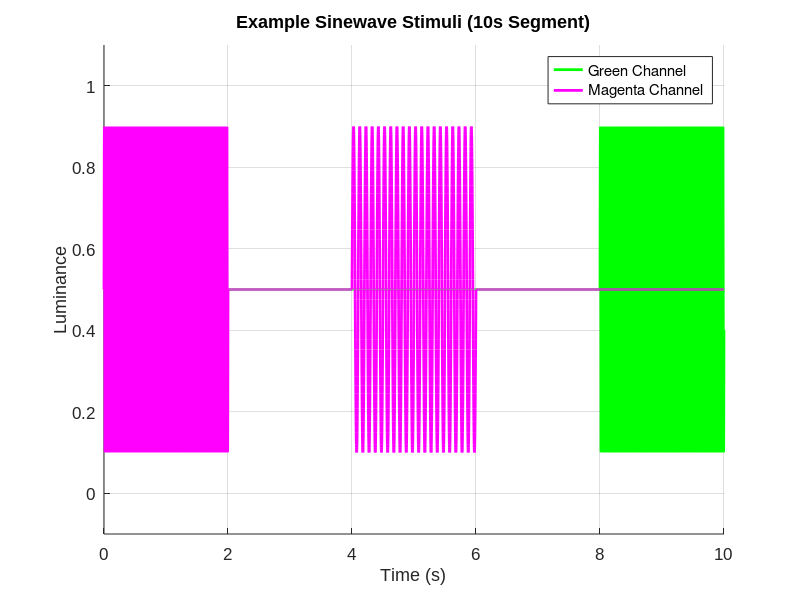
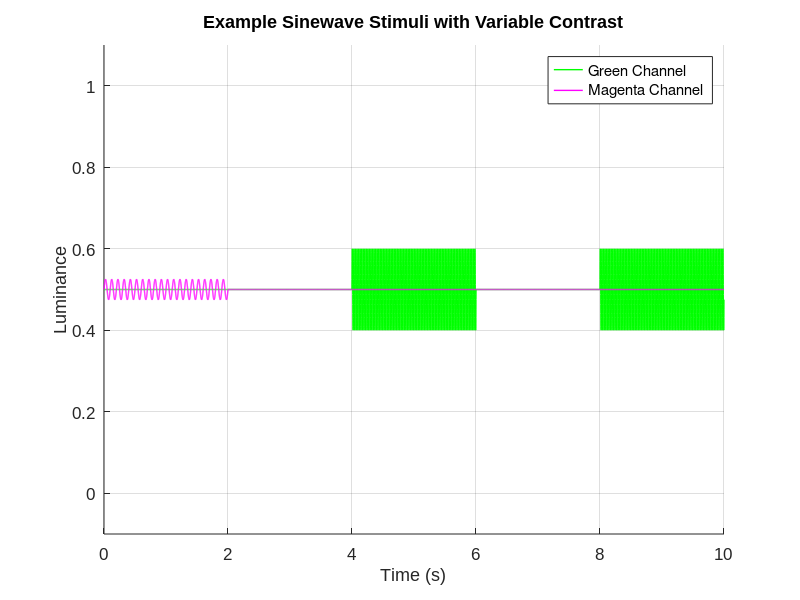

The MATLAB script that drew these images, in order:
% --- Parameters Definition ---

fs = 1000;                  % Sampling frequency in Hz
totalDuration = 10;         % Total duration of the plot in seconds
stimDuration = 2;           % Duration of each stimulus in seconds
isiDuration = 2;            % Duration of the inter-stimulus interval (mean luminance) in seconds
meanLuminance = 0.5;        % Mean luminance level (e.g., on a 0 to 1 scale)
amplitude = 0.4;            % Amplitude of the sinewave, must be <= meanLuminance to stay within [0,1]

% --- Stimulus properties ---
flickerFrequencies = [2, 10, 40]; % Possible frequencies for the sinewave in Hz

% --- Time Vector ---
t = 0:1/fs:totalDuration-1/fs; % Time vector for the entire duration

% --- Initialize Signal Vectors ---
% Start with both signals at mean luminance
greenSignal = ones(size(t)) * meanLuminance;
magentaSignal = ones(size(t)) * meanLuminance;

% --- Generate the Stimulus Sequence using a while loop ---
currentTime = 0; % Keeps track of the start time for the next stimulus block

fprintf('--- Stimulus Generation Log ---\n');

% Loop as long as the start of the next stimulus is within the total duration
while currentTime < totalDuration
    
    % --- Define start and end times for the current stimulus ---
    stimStartTime = currentTime;
    stimEndTime = stimStartTime + stimDuration;

    % --- Randomly select properties for the current stimulus ---
    currentFreq = flickerFrequencies(randi(length(flickerFrequencies)));
    flickeringColor = randi([1, 2]); % 1 for Green, 2 for Magenta

    % --- Define start and end points in array indices ---
    % Ensure the stimulus does not exceed the total duration
    startIdx = round(stimStartTime * fs) + 1;
    endIdx = round(min(stimEndTime, totalDuration) * fs);

    % --- Create the sinewave for the current stimulus ---
    currentStimDuration = (endIdx - startIdx + 1) / fs;
    stimulusTime = 0:1/fs:currentStimDuration-1/fs;
    sinewave = amplitude * sin(2 * pi * currentFreq * stimulusTime) + meanLuminance;

    % --- Assign the sinewave to the selected color channel ---
    if flickeringColor == 1 % Green flickers
        greenSignal(startIdx:endIdx) = sinewave;
        fprintf('Time %.1f-%.1fs: Green stimulus at %d Hz\n', stimStartTime, stimEndTime, currentFreq);
    else % Magenta flickers
        magentaSignal(startIdx:endIdx) = sinewave;
        fprintf('Time %.1f-%.1fs: Magenta stimulus at %d Hz\n', stimStartTime, stimEndTime, currentFreq);
    end

    % --- Update currentTime for the start of the next cycle ---
    currentTime = currentTime + stimDuration + isiDuration;
end

% --- Plotting the Stimuli ---
figure; % Create a new figure window
hold on; % Hold on to plot multiple lines on the same axes

plot(t, greenSignal, 'g', 'LineWidth', 2);
plot(t, magentaSignal, 'm', 'LineWidth', 2);

hold off; % Release the plot hold

% --- Formatting the Plot ---
title('Example Sinewave Stimuli (10s Segment)');
xlabel('Time (s)');
ylabel('Luminance');
ylim([-0.1, 1.1]); % Set y-axis limits to view the full wave
legend('Green Channel', 'Magenta Channel', 'Location', 'northeast');
grid on;
set(gca, 'FontName', 'Arial', 'FontSize', 12);

%%

% --- Parameters Definition ---

fs = 1000;                  % Sampling frequency in Hz
totalDuration = 10;         % Total duration of the plot in seconds
stimDuration = 2;           % Duration of each stimulus in seconds
isiDuration = 2;            % Duration of the inter-stimulus interval (mean luminance) in seconds
meanLuminance = 0.5;        % Mean luminance level (e.g., on a 0 to 1 scale)

% --- Stimulus Properties ---
flickerFrequencies = [2, 10, 40]; % Possible frequencies in Hz
contrastLevels = [0.05, 0.10, 0.20, 0.40]; % Possible contrasts (5%, 10%, 20%, 40%)

% --- Time Vector ---
t = 0:1/fs:totalDuration-1/fs; % Time vector for the entire duration

% --- Initialize Signal Vectors ---
% Start with both signals at mean luminance
greenSignal = ones(size(t)) * meanLuminance;
magentaSignal = ones(size(t)) * meanLuminance;

% --- Generate the Stimulus Sequence using a while loop ---
currentTime = 0; % Keeps track of the start time for the next stimulus block

fprintf('--- Stimulus Generation Log ---\n');

% Loop as long as the start of the next stimulus is within the total duration
while currentTime < totalDuration
    
    % --- Define start and end times for the current stimulus ---
    stimStartTime = currentTime;
    stimEndTime = stimStartTime + stimDuration;

    % --- Randomly select properties for the current stimulus ---
    currentFreq = flickerFrequencies(randi(length(flickerFrequencies)));
    currentContrast = contrastLevels(randi(length(contrastLevels)));
    flickeringColor = randi([1, 2]); % 1 for Green, 2 for Magenta

    % --- Calculate the amplitude based on the selected contrast ---
    amplitude = currentContrast * meanLuminance;

    % --- Define start and end points in array indices ---
    startIdx = round(stimStartTime * fs) + 1;
    endIdx = round(min(stimEndTime, totalDuration) * fs);

    % --- Create the sinewave for the current stimulus ---
    currentStimDuration = (endIdx - startIdx + 1) / fs;
    stimulusTime = 0:1/fs:currentStimDuration-1/fs;
    sinewave = amplitude * sin(2 * pi * currentFreq * stimulusTime) + meanLuminance;

    % --- Assign the sinewave to the selected color channel ---
    if flickeringColor == 1 % Green flickers
        greenSignal(startIdx:endIdx) = sinewave;
        fprintf('Time %.1f-%.1fs: Green stimulus at %d Hz, %.0f%% contrast\n', ...
            stimStartTime, stimEndTime, currentFreq, currentContrast*100);
    else % Magenta flickers
        magentaSignal(startIdx:endIdx) = sinewave;
        fprintf('Time %.1f-%.1fs: Magenta stimulus at %d Hz, %.0f%% contrast\n', ...
            stimStartTime, stimEndTime, currentFreq, currentContrast*100);
    end

    % --- Update currentTime for the start of the next cycle ---
    currentTime = currentTime + stimDuration + isiDuration;
end

% --- Plotting the Stimuli ---
figure; % Create a new figure window
hold on; % Hold on to plot multiple lines on the same axes

plot(t, greenSignal, 'g', 'LineWidth', 1);
plot(t, magentaSignal, 'm', 'LineWidth', 1);

hold off; % Release the plot hold

% --- Formatting the Plot ---
title('Example Sinewave Stimuli with Variable Contrast');
xlabel('Time (s)');
ylabel('Luminance');
ylim([-0.1, 1.1]); % Set y-axis limits to view the full wave
legend('Green Channel', 'Magenta Channel', 'Location', 'northeast');
grid on;
set(gca, 'FontName', 'Arial', 'FontSize', 12);
